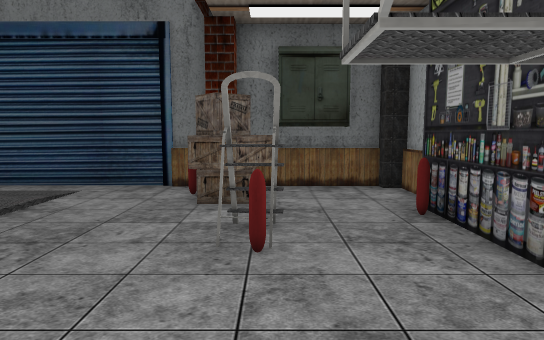
view 1 (above)

12 first-person views from a walk through a 3-D level made in the Unity game engine. The camera is 1.4 m above the floor, tilts 6° down and sees 75° across. The floor is counted in squares, 1 m on a side. Each view is taken from the middle of a square. On the plan, view 1 faces up. The plan holds only what a view shows up to about 15 squares ahead; the rest is blank. Some surface patterns are stand-ins.

view 2
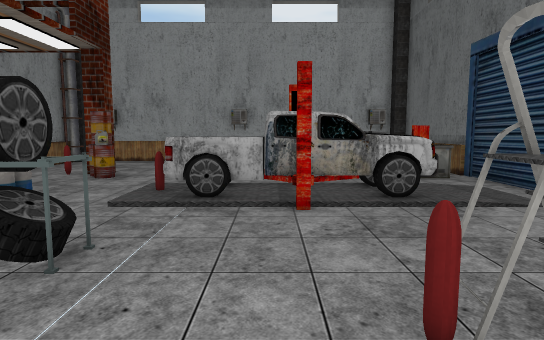

view 3
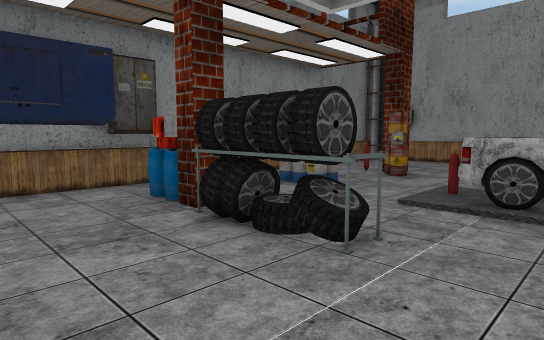

view 4
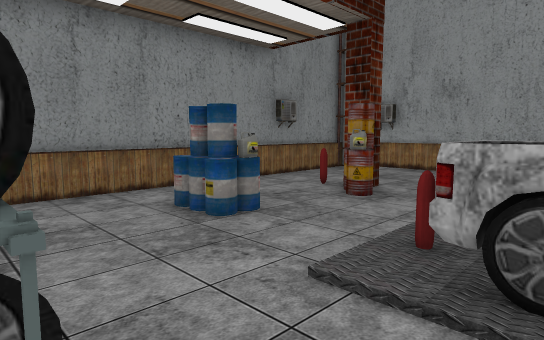

view 5
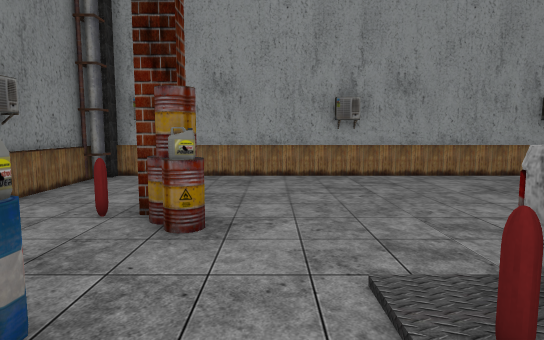

view 6
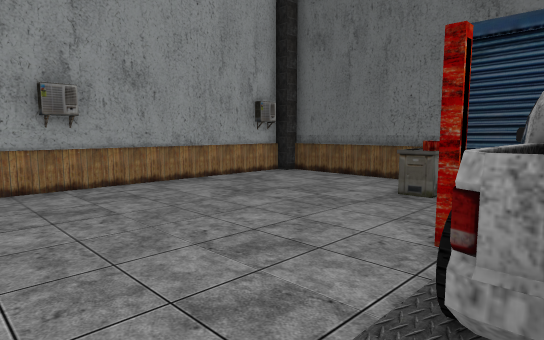

view 7
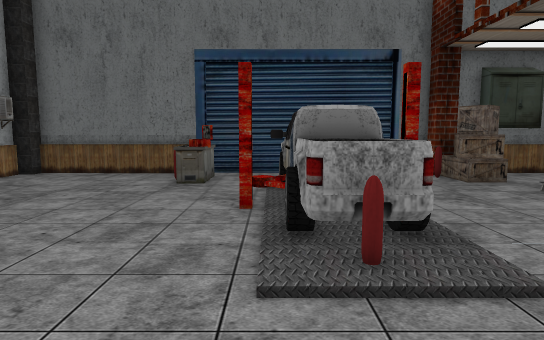

view 8
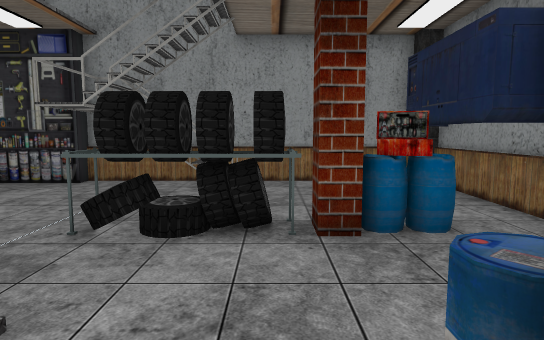

view 9
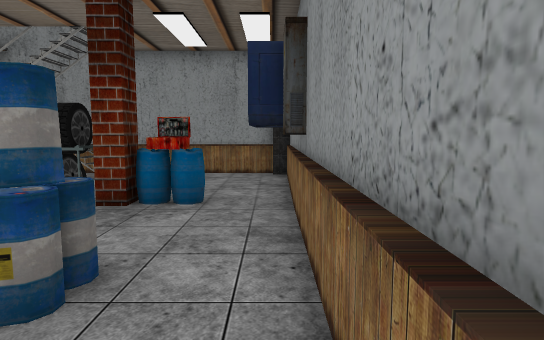

view 10
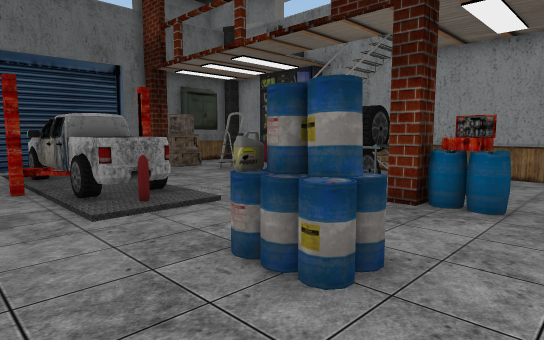

view 11
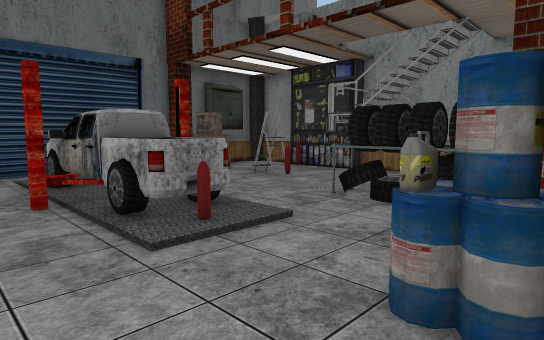

view 12
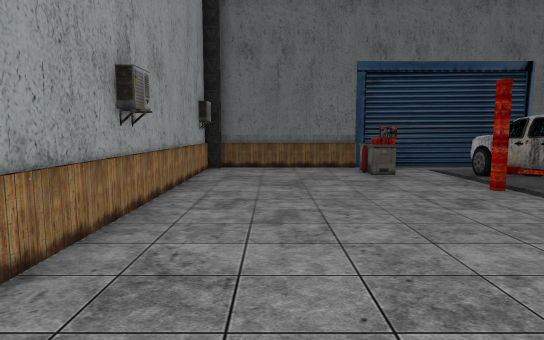

### Floor plan
Key: @ floor where view 1 was taken; # wall or solid block; . floor; = window, fence, low wall or low ledge; ^ raised ledge; B box; T thing the floor can be seen under or through; A barrel; O other object.
Columns run from 16 left of view 1 to 3 right of it. Each row starts with its distance up from view 1.
 10      ##########
  9 #######......#######
  8 #.....=^......#BB..#
  7 #.....=^......B#...#
  6 #........^^^.......#
  5 #........^^^....#..#
  4 #........TT^....=..#
  3 #........TT#.......#
  2 #........^^^.......#
  1 #........#^^......O#
  0 #.........=...##@.O#
 -1 #.............##..O#
 -2 #.....AA......##...#
 -3 #.....A...A...A....#
 -4 #.....=...A...A....#
 -5 #.............A....#
 -6 ###...........######
 -7  ###############

Where each view was taken, in squares from view 1:
view 1: 0 up, 0 right, facing up
view 2: 3 up, 2 right, facing left
view 3: 3 up, 2 right, facing down-left
view 4: 2 up, 2 left, facing down-left
view 5: 1 down, 4 left, facing left
view 6: 1 down, 6 left, facing up-left
view 7: 3 down, 7 left, facing up
view 8: 2 down, 7 left, facing right
view 9: 6 down, 9 left, facing right
view 10: 6 down, 9 left, facing up-right
view 11: 4 down, 9 left, facing up-right
view 12: 5 down, 13 left, facing up
